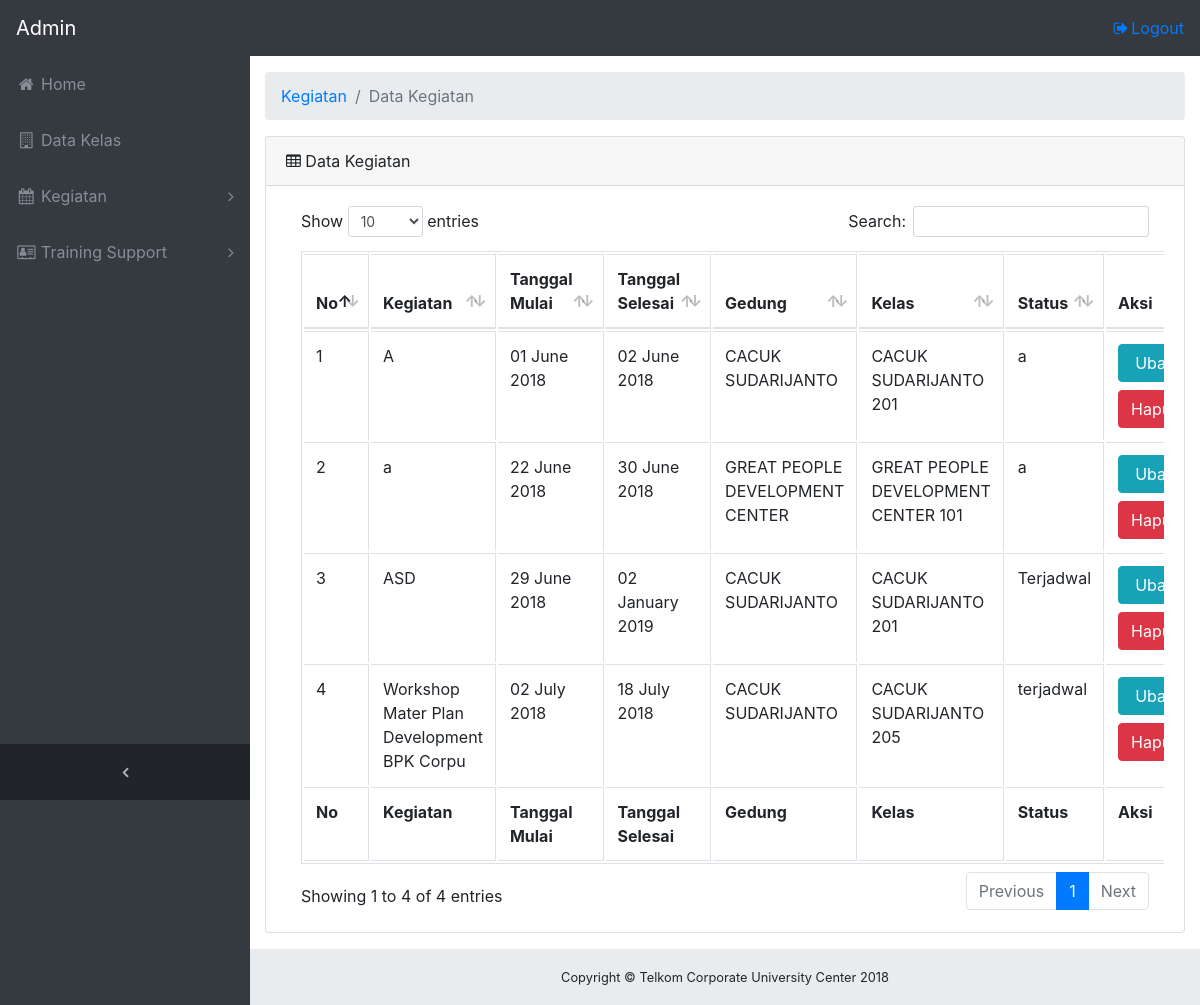
The page /kegiatan.php (signed in) on the database its author committed.
### tables this page shows
CREATE TABLE `event` (
  `event_id` int(11) NOT NULL,
  `event_name` varchar(100) NOT NULL,
  `tanggal_mulai` date NOT NULL,
  `tanggal_selesai` date NOT NULL,
  `status` varchar(10) NOT NULL,
  `keterangan` varchar(100) NOT NULL,
  `room_id` varchar(35) NOT NULL
);

CREATE TABLE `building` (
  `building_id` varchar(10) NOT NULL,
  `building_name` varchar(50) NOT NULL,
  `building_desc` varchar(200) NOT NULL
);

CREATE TABLE `classroom` (
  `room_id` varchar(20) NOT NULL,
  `room_name` varchar(50) NOT NULL,
  `capacity` int(11) NOT NULL,
  `room_desc` varchar(50) NOT NULL,
  `building_id` varchar(10) NOT NULL
);

### kegiatan.php (the view, shortened to what this page needs)
<?php
if(($_SESSION['login']==true) && ($_SESSION['username']!= '')){
  include 'config.php';
  ?>
  <!DOCTYPE html>
  <html lang="en">
  <div class="content-wrapper">
    <div class="container-fluid">
      <ol class="breadcrumb">
        <li class="breadcrumb-item">
          <a href="kegiatan.php">Kegiatan</a>
        </li>
        <li class="breadcrumb-item active">Data Kegiatan</li>
      </ol>
      <div class="card mb-3">
        <div class="card-header">
          <i class="fa fa-table"></i> Data Kegiatan</div>
          <div class="card-body">
            <div class="table-responsive">
              <?php
              $query = "SELECT event_id, event_name, tanggal_mulai, tanggal_selesai, building_name, room_name, status, keterangan
              FROM event
              JOIN classroom USING(room_id)
              JOIN building  USING(building_id)";
              $tampil = mysqli_query($con, $query);
              if (mysqli_num_rows($tampil)>0) {
                ?>
                <table class="table table-bordered" id="dataTable" width="100%" cellspacing="2">
                  <thead>
                    <tr>
                      <th>No</th>
                      <th>Kegiatan</th>
                      <th>Tanggal Mulai</th>
                      <th>Tanggal Selesai</th>
                      <th>Gedung</th>
                      <th>Kelas</th>
                      <th>Status</th>
                      <th>Aksi</th>
                    </tr>
                  </thead>
                  <tfoot>
                    <tr>
                      <th>No</th>
                      <th>Kegiatan</th>
                      <th>Tanggal Mulai</th>
                      <th>Tanggal Selesai</th>
                      <th>Gedung</th>
                      <th>Kelas</th>
                      <th>Status</th>
                      <th>Aksi</th>
                    </tr>
                  </tfoot>
                  <tbody>
                    <?php
                    $i=1;
                    while ($data = mysqli_fetch_array($tampil)) {
                      $tanggal_mulai = $data['tanggal_mulai'];
                      $tanggal_selesai = $data['tanggal_selesai'];
                      $mulai2 = date('d F Y', strtotime($tanggal_mulai));
                      $selesai2 = date('d F Y', strtotime($tanggal_selesai));
                      ?>
                      <tr>
                        <td><?php echo "$i"; ?></td>
                        <td><?php echo $data['event_name']; ?></td>
                        <td><?php echo $mulai2;?></td>
                        <td><?php echo $selesai2;?></td>
                        <td><?php echo $data['building_name']; ?></td>
                        <td><?php echo $data['room_name']; ?></td>
                        <td><?php echo $data['status']; ?></td>
                        <td>  <a href="ubahkegiatan.php?id=<?php echo $data['event_id']; ?>" class="btn btn-info btn-xs btn-block">Ubah</a>
                          <a href="hapuskegiatan.php?id=<?php echo $data['event_id']; ?>" class="btn btn-danger btn-xs btn-block" onclick="return confirm('Anda Yakin Ingin Menghapus Data ?')">Hapus
                          </a></td>
                        </tr>
                        <?php
                        $i++;
                      }
                    }
                    ?>
                  </tbody>
                </table>
              </div>
            </div>
          </div>
        </div>
      </div>
</body>
</html>
<?php
}
else{
  echo "<script> alert('Login Terlebih Dahulu');
  window.location = 'index.php';
</script>";
}
?>

### css/sb-admin.css (style rules this page uses)
html { position: relative; min-height: 100%; }
body { overflow-x: hidden; }
body.sticky-footer { margin-bottom: 56px; }
body.sticky-footer .content-wrapper { min-height: calc(100vh - 56px - 56px); }
body.fixed-nav { padding-top: 56px; }
.content-wrapper { min-height: calc(100vh - 56px); padding-top: 1rem; }
.content-wrapper { overflow-x: hidden; background: white; }
@media (min-width: 992px) { .content-wrapper { margin-left: 250px; } }

### rows shown on the page
event: event_name "A", tanggal_mulai "01 June 2018", tanggal_selesai "02 June 2018", building.building_name "CACUK SUDARIJANTO", room.room_name "CACUK SUDARIJANTO 201", status "a"
event: event_name "a", tanggal_mulai "22 June 2018", tanggal_selesai "30 June 2018", building.building_name "GREAT PEOPLE DEVELOPMENT CENTER", room.room_name "GREAT PEOPLE DEVELOPMENT CENTER 101", status "a"
event: event_name "ASD", tanggal_mulai "29 June 2018", tanggal_selesai "02 January 2019", building.building_name "CACUK SUDARIJANTO", room.room_name "CACUK SUDARIJANTO 201", status "Terjadwal"
event: event_name "Workshop Mater Plan Development BPK Corpu", tanggal_mulai "02 July 2018", tanggal_selesai "18 July 2018", building.building_name "CACUK SUDARIJANTO", room.room_name "CACUK SUDARIJANTO 205", status "terjadwal"
